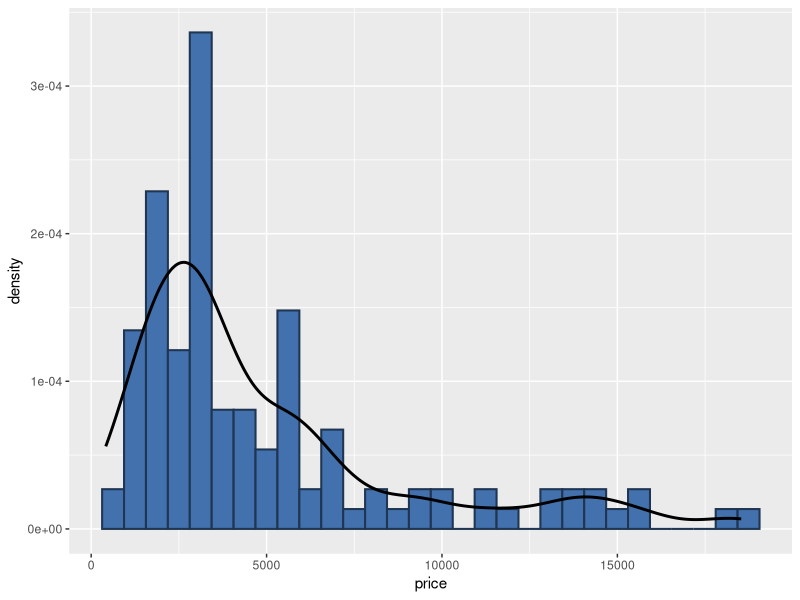
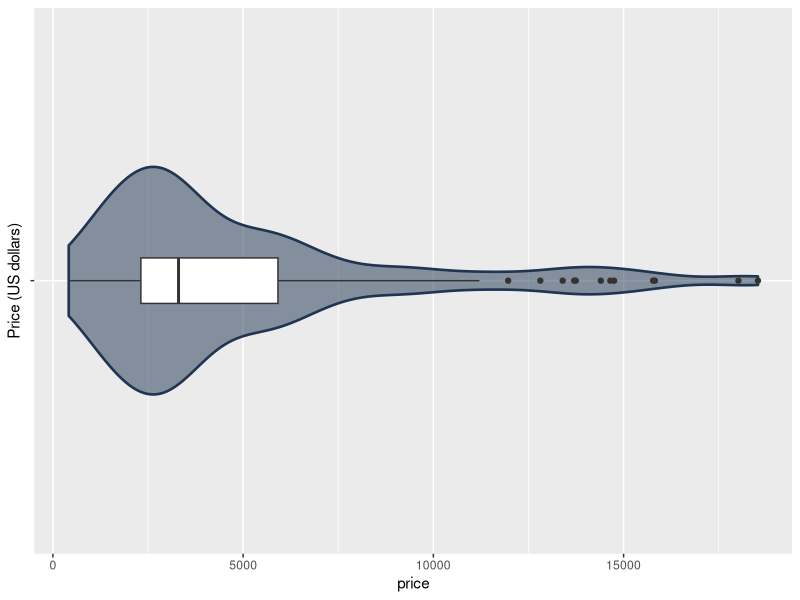
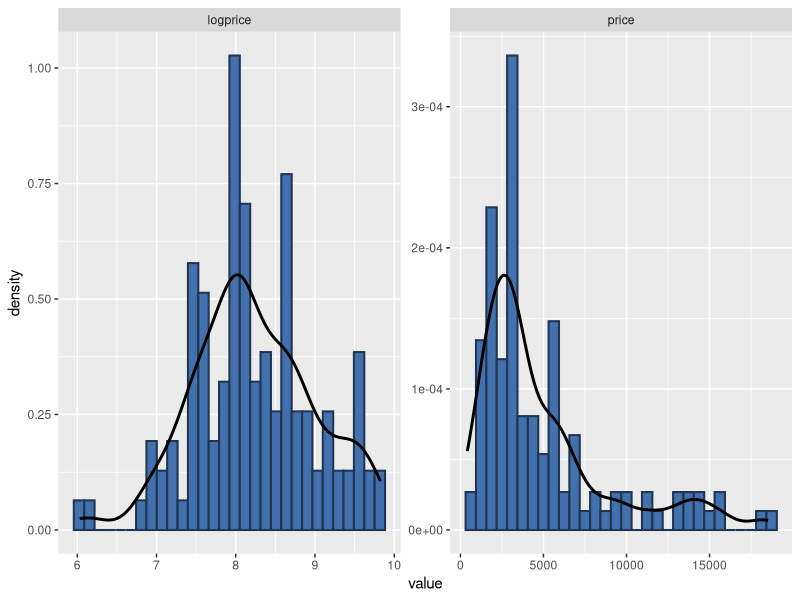

R code for these plots, in order:
## ---- chunk 1
knitr::opts_chunk$set(echo = TRUE, message = FALSE, warning = FALSE)
## ---- chunk 2
require(tidyverse)

head(diamonds)

diamond_sub = diamonds %>%
  filter(cut == "Fair", 
         color == "J")
## ---- chunk 3
diamond_sub %>%
  ggplot(aes(x = price)) +
  geom_histogram(aes(y = ..density..),
    color = "#1F3552",
    fill = "#4271AE",
    size = 0.7) +
  geom_density(size = 1)
## ---- chunk 4
diamond_sub %>%
  ggplot(aes(x = "", y = price)) +
  geom_violin(
    width = 0.5,
    fill = "#1F3552",
    alpha = 0.5,
    color = "#1F3552",
    size = 0.9) +
  geom_boxplot(width = 0.1) + 
  xlab("Price (US dollars)") + 
  coord_flip()
## ---- chunk 5
require(tidyr)

subtran = diamond_sub %>% 
  mutate(id = as.character(1:length(cut)), logprice = log(price)) %>% 
  select(price, logprice) %>% 
  gather(key = type, value = value)

subtran %>%
  ggplot(aes(x = value)) +
  geom_histogram(aes(y = ..density..),,
    color = "#1F3552",
    fill = "#4271AE",
    size = 0.7) +
  geom_density(size = 1) +
  facet_wrap(~type, scales = "free")
